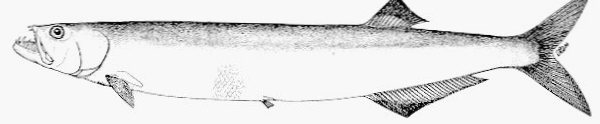
#> input picture dataset/0/1032.png, 600 x 124 px; its folder holds 4 pictures in this run
$ python 'V_optimisé.py'
#> lines starting #> are read from the running program, lines starting #| are printed output that depends on the picture
# classiffication binaire 1er jet

import numpy as np
import nnfs
import os
import cv2
import matplotlib.pyplot as plt

nnfs.init()
#> (this line was passed over: nnfs is not available in this run)


# couche  de reseau dense
class Layer_Dense:

    def __init__(self, n_inputs, n_neurones):
        self.poids = 0.01 * np.random.randn(n_inputs, n_neurones)
        self.biais = np.zeros((1, n_neurones))

    # forward pass
    def forward(self, inputs):
        self.inputs = inputs
        self.output = np.dot(inputs, self.poids) + self.biais

    # backward pass
    # [4 lines left out: function backward, not called in this run]


# Sigmoide class
class Sigmoid:

    def forward(self, inputs):
        self.inputs = inputs
        self.output = 1 / (1 + np.exp(-inputs))

    def retropagation(self, dy):
        self.dinputs = dy * (1 - self.output) * self.output


# ReLU activation
class Activation_ReLU:
    # forward pass

    def forward(self, inputs):
        self.inputs = inputs  # enregistrement pour les derivées partielles
        self.output = np.maximum(0, inputs)  # relu

    # [4 lines left out: function backward, not called in this run]


class perte_croisée_d_entropie_binaire:

    # [19 lines left out: functions forward, backward, calculate, not called in this run]


class descente_de_gradient:  # ajustement des para

    # [25 lines left out: functions __init__, para_aams, not called in this run]


######Création de RN#########


X = []
Y = []

files = os.listdir('dataset/0')

for image in files:
    path = 'dataset/0/{}'.format(image)
    image_tp = cv2.imread(path, cv2.IMREAD_GRAYSCALE)
#> image_tp is the input picture: shape (124, 600); min 1, max 254, mean 226.3
    res = cv2.resize(image_tp, dsize=(64, 64), interpolation=cv2.INTER_CUBIC)
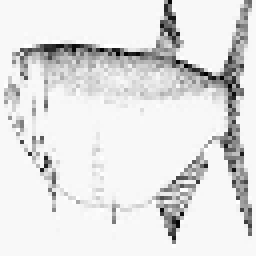
#> res: shape (64, 64) (shown 4 times larger); min 0, max 255, mean 225.9
    X.append(res)  # data
    Y.append(0)  # label_entrainement
#> pass 2 of the loop `for image in files:`:
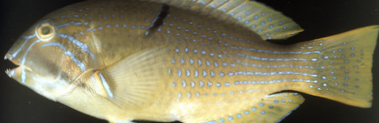
#> input picture dataset/0/1055.png, 379 x 123 px
#> `image_tp = cv2.imread(path, cv2.IMREAD_GRAYSCALE)`:
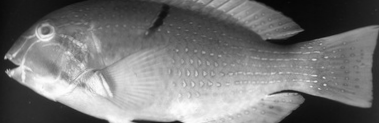
#> image_tp: shape (123, 379); min 5, max 254, mean 117.9
#> `res = cv2.resize(image_tp, dsize=(64, 64), interpolation=cv2.INTER_CUB..`:
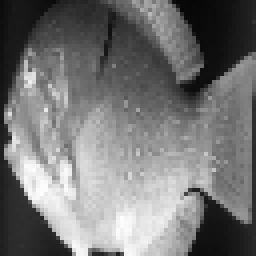
#> res: shape (64, 64) (shown 4 times larger); min 5, max 254, mean 117.8
#> pass 3 of the loop `for image in files:`:
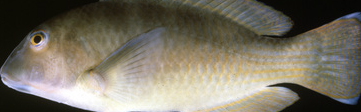
#> input picture dataset/0/1061.png, 361 x 112 px
#> `image_tp = cv2.imread(path, cv2.IMREAD_GRAYSCALE)`:
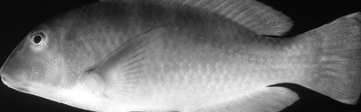
#> image_tp: shape (112, 361); min 2, max 255, mean 113.4
#> `res = cv2.resize(image_tp, dsize=(64, 64), interpolation=cv2.INTER_CUB..`:
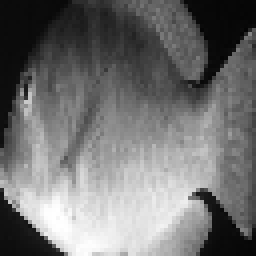
#> res: shape (64, 64) (shown 4 times larger); min 4, max 255, mean 113.4
#> the loop made 4 passes; the first 3 are shown
#> (the run stopped early here; a loop or call above may not have finished)
